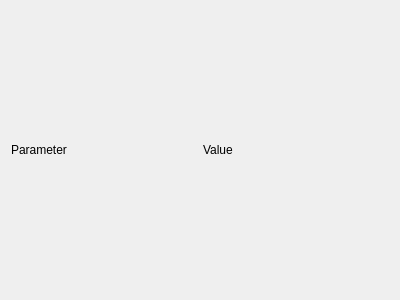
<?xml version="1.0" encoding="UTF-8"?>
<ui version="4.0">
 <class>Form</class>
 <widget class="QWidget" name="Form">
  <property name="geometry">
   <rect>
    <x>0</x>
    <y>0</y>
    <width>400</width>
    <height>300</height>
   </rect>
  </property>
  <property name="windowTitle">
   <string>Form</string>
  </property>
  <layout class="QGridLayout" name="gridLayout">
   <item row="0" column="0">
    <widget class="QLabel" name="label">
     <property name="text">
      <string>Parameter</string>
     </property>
    </widget>
   </item>
   <item row="0" column="1">
    <widget class="QLabel" name="label_2">
     <property name="text">
      <string>Value</string>
     </property>
    </widget>
   </item>
  </layout>
 </widget>
 <resources/>
 <connections/>
</ui>
